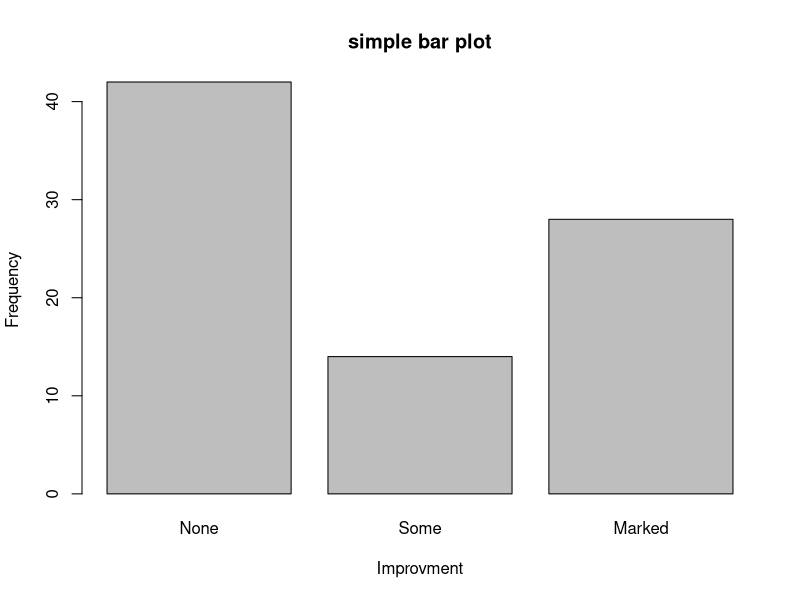
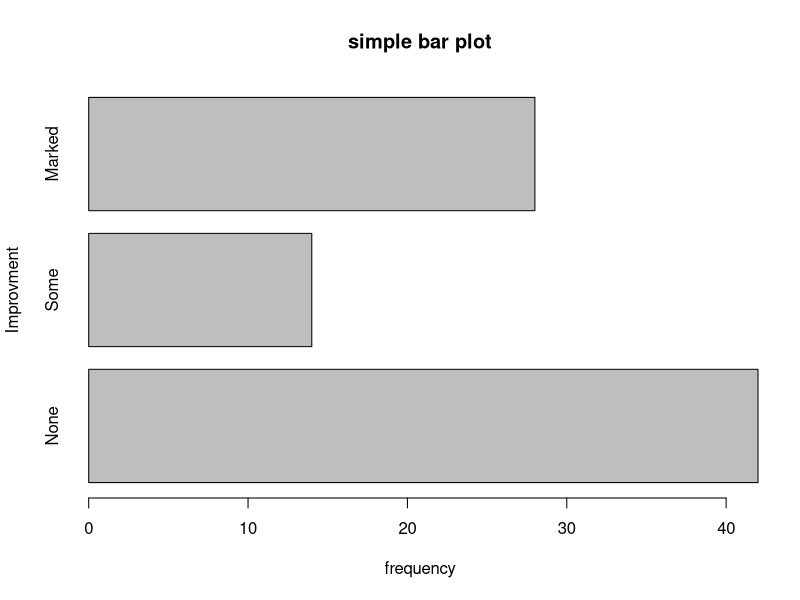
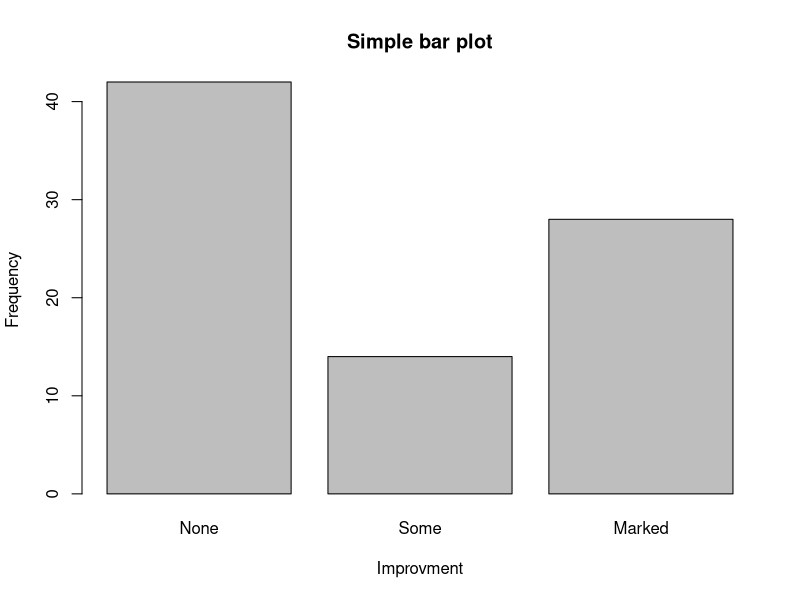
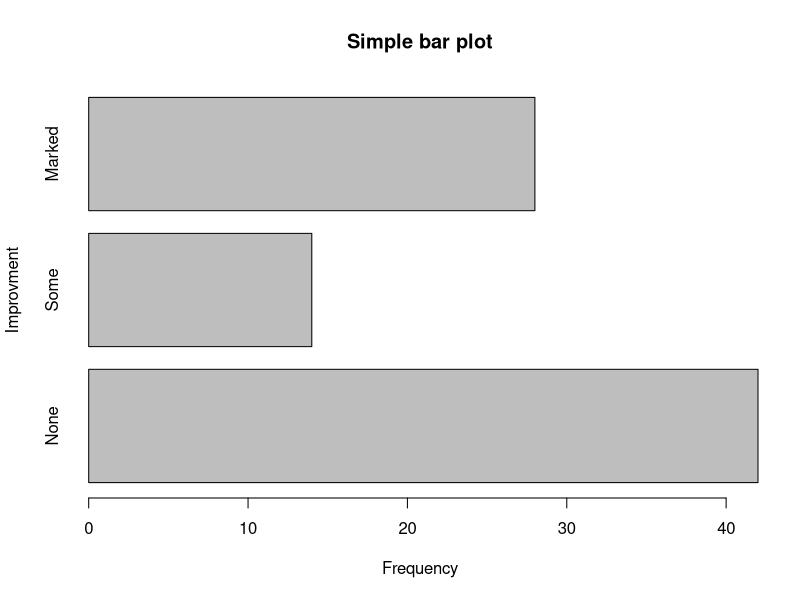
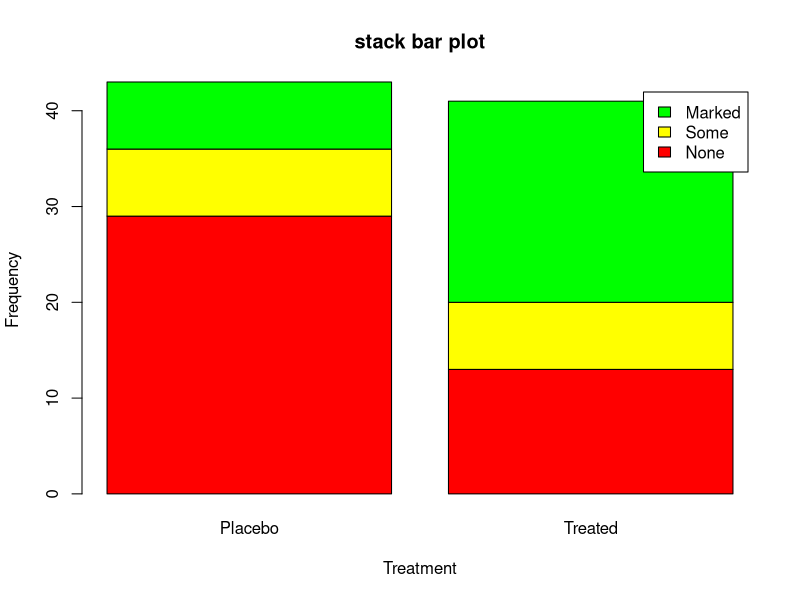
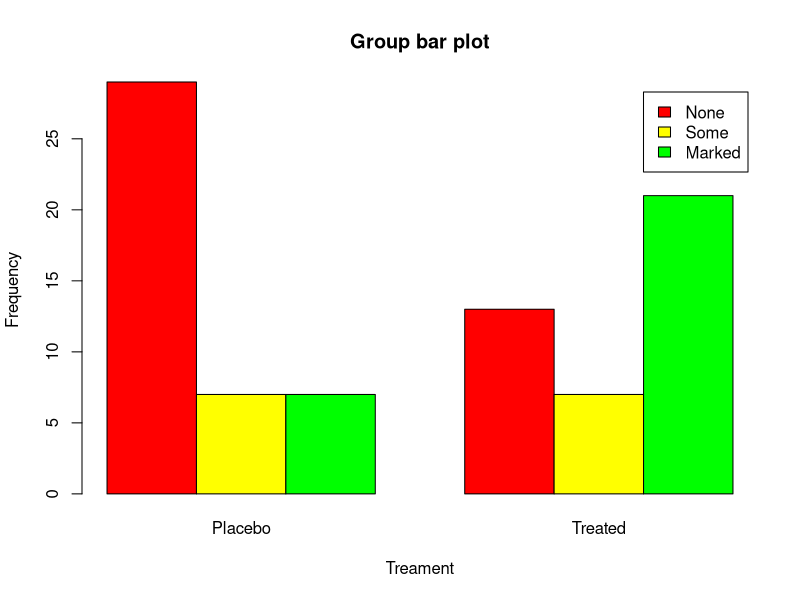
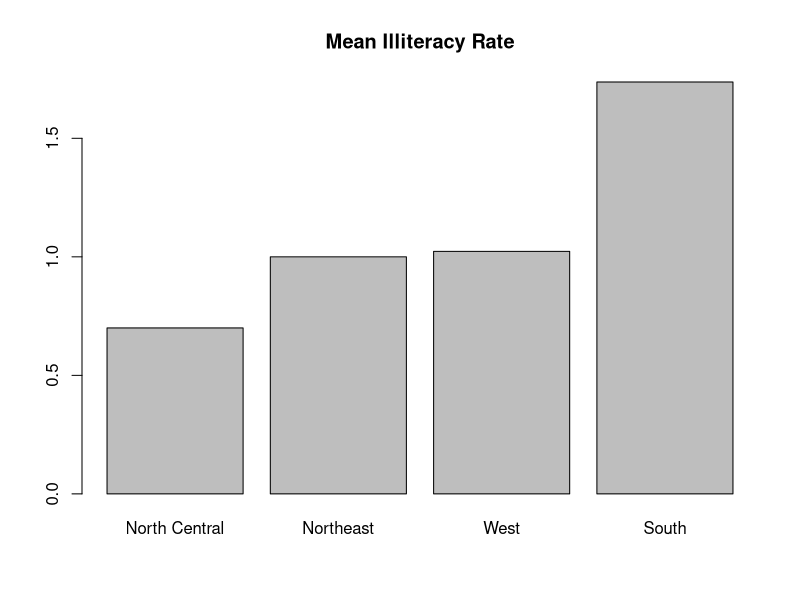
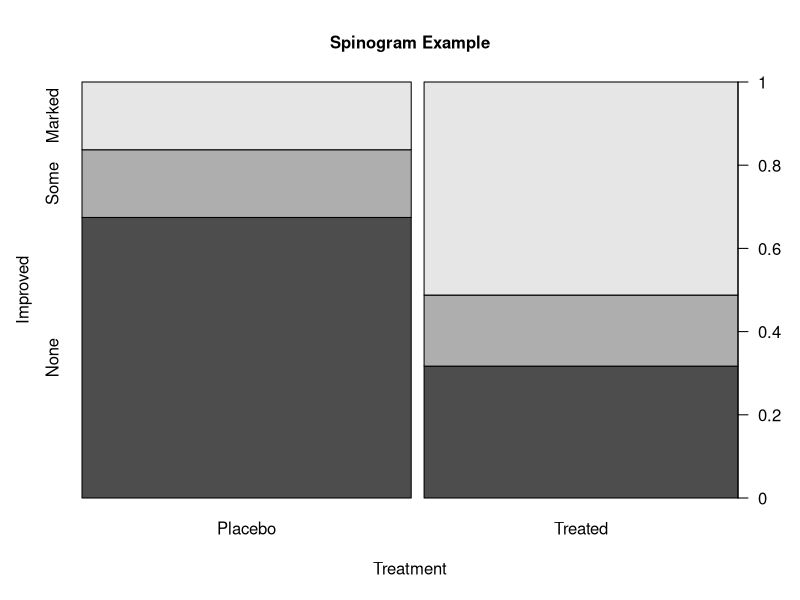

Here is the R script that generated these plots, in order: (Note: this script raises an error after producing the figures.)
# Bar plot
#simple bar plot
library(vcd)
counts<- table(Arthritis$Improved)
barplot(counts,
        main="simple bar plot",
        xlab="Improvment",ylab="Frequency"
)
barplot( counts,
         main="simple bar plot",
         ylab="Improvment",xlab="frequency",
         horiz=TRUE    # plot horizontal graph
)
#plot same graph using plot function
plot(Arthritis$Improved,main="Simple bar plot",
     xlab= "Improvment",ylab="Frequency")
#horizontal graph
plot(Arthritis$Improved,horiz=TRUE,main="Simple bar plot",
     ylab= "Improvment",xlab="Frequency")

#stack and group bar plot----------------------------------------
#beside =TRUE then each column of the matrix produces a bar in the plot,
#        with the values in the column giving the heights of stacked "sub-bars."
#beside= each column of the matrix represents a group, and the
#        values in each column are juxtaposed rather than stacked
counts<- table(Arthritis$Improved,Arthritis$Treatment)
counts

#plotinig stack bar plot
barplot(counts,
        main="stack bar plot",
        xlab="Treatment",ylab= "Frequency",
        col=c("red","yellow","green"),
        legend=rownames(counts)
)

# plotting group bar plot
barplot(counts,
        main="Group bar plot",
        xlab="Treament",ylab = "Frequency",
        col=c("red","yellow","green"),
        legend=rownames(counts),
        beside = TRUE
)
#col: option to add color to the bars plotted.
# legend.text: parameter provides bar labels for the legend (which are only useful
#             when height is a matrix)


#Bar plot for sorted mean value
state<- data.frame(state.region,state.x77)
mean<- aggregate(state$Illiteracy,by=list(state.region),FUN=mean)  # mean is vecoter here
mean<- mean[order(mean$x),]
barplot(mean$x,names.arg=mean$Group.1)
title("Mean Illiteracy Rate")


#Spinograms ---------------------------------------------
#In a spinogram, a stacked bar plot is rescaled so that the height of each bar is 1
library(vcd)
attach(Arthritis)
counts<- table(Treatment,Improved)
spine(counts,main="Spinogram Example")
detach(Arthritis)
#------------------------------------------------------------------------------------------------
#                         Pie chart                                                             #
#------------------------------------------------------------------------------------------------
par(mfrow=c(2,2))     #combining 2 graph in one
slice<-c(10,12.4,16,8)
lbls<- c("US", "UK", "Australia", "Germany", "France")

#plot simple pie chart
pie(slice,labels = lbls,
    main="Simple pie chart")

#plot percentage pie chart
pct<- round(slice/sum(slice)*100)
lbls2<- paste(lbls," ",pct,"%",sep=" ")
pie(slice,labels=lbls2,col=rainbow(length(lbls2)),
    main="Percentages pie chart")

#plot 3D chart
library(plotrix)
pie3D(slice, labels=lbls,explode=0.1,
      main="3D Pie Chart ")

#pie chart from table
mytable<- table(state.region)
lbls3<- paste(names(mytable)," \n ",mytable,sep=" ")
pie(mytable,lables=lbls3,
    main="Pie chart a Table")
#if there is error regrading plot.new() then plot this chart seperatly

#Fan plot
library(plotrix)
slice <- c(10, 12,4, 16, 8)
lbls <- c("US", "UK", "Australia", "Germany", "France")
fan.plot(slice,labels=lbls,main="Fan plot")

#-------------------------------------------------------------------------------
#                               Histogram                                      #
#-------------------------------------------------------------------------------
par(mfrow=c(2,2))
hist(mtcars$mpg)

hist(mtcars$mpg,
     breaks=12,
     col="red",
     xlab="Mile per gallon",
     main="Colour histogram with 12 bins"
)

hist(mtcars$mpg,
     freq=FALSE,
     breaks=12,
     col="red",
     xlab="Miles Per Gallon",
     main="Histogram, rug plot, density curve"
)
rug(jitter(mtcars$mpg))
lines(density(mtcars$mpg),col="blue",lwd=2)

x <- mtcars$mpg
h<-hist(x,
        freq=FALSE,
        breaks=12,
        col="red",
        xlab="Miles Per Gallon",
        main="Histogram, rug plot, density curve"
)
xfit<-seq(min(x), max(x), length=40)
yfit<-dnorm(xfit, mean=mean(x), sd=sd(x))
yfit<-yfit*diff(h$mids[1:2])*length(x)
lines(xfit,yfit,col="blue",lwd=2)
box()

#-------------------------------------------------------------------------------
#                           Kernal density plot                                     #
#-------------------------------------------------------------------------------
par(mfrow=c(2,1))
d <- density(mtcars$mpg)
plot(d)


d <- density(mtcars$mpg)
plot(d, main="Kernel Density of Miles Per Gallon")
polygon(d,col="red",border="blue")
rug(mtcars$mpg,col="brown")



